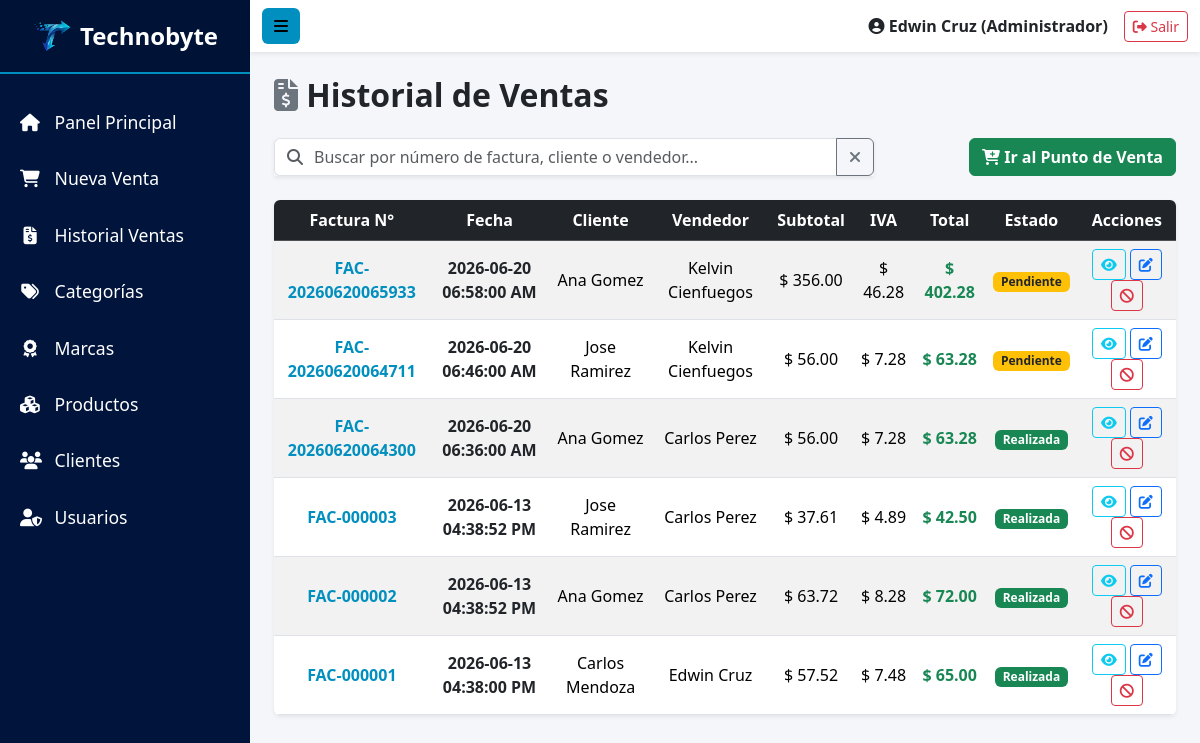
The page /presentacion/admin/ventas/listar.php (signed in) on the database its author committed.
### tables this page shows
CREATE TABLE ventas (
    id_venta INT AUTO_INCREMENT PRIMARY KEY,
    numero_factura VARCHAR(20) NOT NULL UNIQUE,
    id_cliente INT NOT NULL,
    id_usuario INT NOT NULL,
    fecha_venta DATETIME DEFAULT CURRENT_TIMESTAMP,
    subtotal_venta DECIMAL(10,2) NOT NULL,
    iva_venta DECIMAL(10,2) NOT NULL,
    total_venta DECIMAL(10,2) NOT NULL,
    estado_venta ENUM('Realizada','Pendiente','Anulada') NOT NULL DEFAULT 'Pendiente',

    CONSTRAINT fk_venta_cliente
        FOREIGN KEY (id_cliente)
        REFERENCES clientes(id_cliente)
        ON UPDATE CASCADE
        ON DELETE RESTRICT,

    CONSTRAINT fk_venta_usuario
        FOREIGN KEY (id_usuario)
        REFERENCES usuarios(id_usuario)
        ON UPDATE CASCADE
        ON DELETE RESTRICT
);

CREATE TABLE clientes (
    id_cliente INT AUTO_INCREMENT PRIMARY KEY,
    nombre_cliente VARCHAR(150) NOT NULL,
    tipo_cliente ENUM('PN', 'PJ') NOT NULL DEFAULT 'PN',
    dui_cliente VARCHAR(10) UNIQUE,
    nit_cliente VARCHAR(17) UNIQUE,
    nrc_cliente VARCHAR(20) UNIQUE,
    telefono_cliente VARCHAR(20),
    correo_cliente VARCHAR(100),
    direccion_cliente TEXT,
    estado_cliente TINYINT(1) DEFAULT 1,
    eliminado_cliente TINYINT(1) DEFAULT 0,
    created_at TIMESTAMP DEFAULT CURRENT_TIMESTAMP
);

CREATE TABLE usuarios (
    id_usuario INT AUTO_INCREMENT PRIMARY KEY,
    id_rol INT NOT NULL,
    nombre_usuario VARCHAR(100) NOT NULL,
    correo_usuario VARCHAR(100) NOT NULL UNIQUE,
    password_usuario VARCHAR(255) NOT NULL,
    estado_usuario TINYINT(1) DEFAULT 1,
    eliminado_usuario TINYINT(1) DEFAULT 0,
    created_at TIMESTAMP DEFAULT CURRENT_TIMESTAMP,

    CONSTRAINT fk_usuario_rol
        FOREIGN KEY (id_rol)
        REFERENCES roles(id_rol)
        ON UPDATE CASCADE
        ON DELETE RESTRICT
);

### config/control_acceso.php (called while the page is built, shortened)
<?php
function tieneRol($roles): bool
{
    return in_array((int) $_SESSION['id_rol'], $roles, true);
}
    ?>

### negocio/VentaNegocio.php (called while the page is built, shortened)
<?php
require_once dirname(__DIR__) . '/datos/VentaDatos.php';
class VentaNegocio {
    private $ventaDatos;
    public function __construct() {
        $this->ventaDatos = new VentaDatos();
    }
    public function listarVentas($buscar = '') {
        return $this->ventaDatos->listarVentas($buscar);
    }
}

### datos/VentaDatos.php (called while the page is built, shortened)
<?php
require_once __DIR__ . '/Conexion.php';
class VentaDatos
{
    public function listarVentas($buscar = '')
    {
        $conexion = new Conexion();
        if (!empty($buscar)) {
            $conexion->query = "SELECT
                                    v.id_venta,
                                    v.numero_factura,
                                    v.fecha_venta,
                                    c.nombre_cliente,
                                    u.nombre_usuario,
                                    v.subtotal_venta,
                                    v.iva_venta,
                                    v.total_venta,
                                    v.estado_venta
                                FROM ventas v
                                INNER JOIN clientes c ON v.id_cliente = c.id_cliente
                                INNER JOIN usuarios u ON v.id_usuario = u.id_usuario
                                WHERE v.numero_factura LIKE :buscar
                                   OR c.nombre_cliente LIKE :buscar
                                   OR u.nombre_usuario LIKE :buscar
                                ORDER BY v.fecha_venta DESC";
            return $conexion->get_records([':buscar' => '%' . $buscar . '%']);
        } else {
            $conexion->query = "SELECT
                                    v.id_venta,
                                    v.numero_factura,
                                    v.fecha_venta,
                                    c.nombre_cliente,
                                    u.nombre_usuario,
                                    v.subtotal_venta,
                                    v.iva_venta,
                                    v.total_venta,
                                    v.estado_venta
                                FROM ventas v
                                INNER JOIN clientes c ON v.id_cliente = c.id_cliente
                                INNER JOIN usuarios u ON v.id_usuario = u.id_usuario
                                ORDER BY v.fecha_venta DESC";
            return $conexion->get_records();
        }
    }
}

### datos/Conexion.php (called while the page is built, shortened)
<?php
class Conexion
{
    private $server;
    private $user;
    private $password;
    private $database;
    private $charset;
    private $connection;
    public $query;
    public function __construct()
    {
        $this->server   = $_ENV['DB_HOST'];
        $this->user     = $_ENV['DB_USER'];
        $this->password = $_ENV['DB_PASS'];
        $this->database = $_ENV['DB_NAME'];
        $this->charset  = $_ENV['DB_CHARSET'];
    }
    private function create_connection()
    {
        try {
            $dns = "mysql:host={$this->server};dbname={$this->database};charset={$this->charset}";
            $this->connection = new PDO(
                $dns,
                $this->user,
                $this->password
            );
            $this->connection->setAttribute(PDO::ATTR_ERRMODE, PDO::ERRMODE_EXCEPTION);
            $this->connection->setAttribute(PDO::ATTR_DEFAULT_FETCH_MODE, PDO::FETCH_ASSOC);
        } catch (PDOException $e) {
            die('<h3 style="color: tomato; font-family: Arial;">
                    No se puede establecer conexión con la base de datos: ' . $e->getMessage() . '
                </h3>');
        }
        return $this->connection;
    }
    private function close_connection()
    {
        $this->connection = null;
    }
    public function get_records($params = [])
    {
        try {
            $stmt = $this->create_connection()->prepare($this->query);
            $stmt->execute($params);
            $records = $stmt->fetchAll();
            return $records;
        } catch (PDOException $e) {
            die('Error en la consulta: ' . $e->getMessage());
        }
    }
}

### presentacion/admin/ventas/listar.php (the view, shortened to what this page needs)
<?php
require_once '../../../config/control_acceso.php';
require_once '../../../negocio/VentaNegocio.php';
$buscar = trim($_GET['buscar_venta'] ?? '');
$ventaNegocio = new VentaNegocio();
$ventas = $ventaNegocio->listarVentas($buscar);
function mostrarValor($valor)
{
    return htmlspecialchars($valor ?? '', ENT_QUOTES, 'UTF-8');
}
?>
<!DOCTYPE html>
<html lang="es">
<head>
    <link href="https://cdn.jsdelivr.net/npm/bootstrap@5.3.2/dist/css/bootstrap.min.css" rel="stylesheet">
    <link rel="stylesheet" href="https://cdnjs.cloudflare.com/ajax/libs/font-awesome/6.4.2/css/all.min.css">
    <link rel="stylesheet" href="../../../public/css/style.css?v=<?php echo time(); ?>">
</head>
<body>
    <div class="d-flex">
        <nav id="sidebar">
            <div class="sidebar-header d-flex align-items-center justify-content-center py-3">
                <img src="../../../public/img/logo-nav.svg" alt="Logo" class="img-fluid me-2" style="max-width: 40px;">
                <h4 class="fw-bold mb-0">Technobyte</h4>
            </div>
            <ul class="list-unstyled components">
                <li><a href="../../dashboard.php"><i class="fa-solid fa-house"></i> Panel Principal</a></li>
                <li><a href="crear.php"><i class="fa-solid fa-cart-shopping"></i> Nueva Venta</a></li>
                <?php if(tieneRol([ROL_ADMIN, ROL_SUPERVISOR, ROL_VENDEDOR])): ?><li class="active"><a href="listar.php"><i class="fa-solid fa-file-invoice-dollar"></i> Historial Ventas</a></li><?php endif; ?>
                <?php if(tieneRol([ROL_ADMIN, ROL_SUPERVISOR])): ?><li><a href="../categorias/listar.php"><i class="fa-solid fa-tags"></i> Categorías</a></li><?php endif; ?>
                <?php if(tieneRol([ROL_ADMIN, ROL_SUPERVISOR])): ?><li><a href="../marcas/listar.php"><i class="fa-solid fa-award"></i> Marcas</a></li><?php endif; ?>
                <li><a href="../productos/listar.php"><i class="fa-solid fa-cubes"></i> Productos</a></li>
                <li><a href="../clientes/listar.php"><i class="fa-solid fa-users"></i> Clientes</a></li>
                <?php if(tieneRol([ROL_ADMIN])): ?><li><a href="../usuarios/listar.php"><i class="fa-solid fa-user-shield"></i> Usuarios</a></li><?php endif; ?>
            </ul>
        </nav>
        <div id="content">
            <nav class="navbar navbar-expand-lg navbar-light sticky-top bg-white shadow-sm" style="z-index: 1020;">
                <div class="container-fluid">
                    <button type="button" id="sidebarCollapse" class="btn btn-dorado"><i class="fa-solid fa-bars"></i></button>
                    <div class="ms-auto d-flex align-items-center">
                        <span class="me-3 fw-bold">
                            <i class="fa-solid fa-circle-user"></i>
                            <?php
                            $nombreUsr = $_SESSION['nombre'] ?? 'Administrador';
                            $rolUsr = $_SESSION['nombre_rol'] ?? 'Sin rol';
                            echo htmlspecialchars($nombreUsr) . ' (' . htmlspecialchars($rolUsr) . ')';
                            ?>
                        </span>
                        <a href="../../../logout.php" class="btn btn-outline-danger btn-sm"><i class="fa-solid fa-right-from-bracket"></i> Salir</a>
                    </div>
                </div>
            </nav>
            <div class="container-fluid p-4">
                <h2 class="mb-4 text-dark fw-bold"><i class="fa-solid fa-file-invoice-dollar text-secondary"></i> Historial de Ventas</h2>
                <div class="d-flex flex-column flex-md-row justify-content-between gap-3 mb-4">
                    <form action="" method="GET" class="flex-grow-1" style="max-width: 600px;">
                        <div class="input-group shadow-sm">
                            <span class="input-group-text bg-white text-muted border-end-0"><i class="fa-solid fa-magnifying-glass"></i></span>
                            <input type="text" class="form-control border-start-0 ps-0" name="buscar_venta" placeholder="Buscar por número de factura, cliente o vendedor..." value="<?php echo mostrarValor($buscar); ?>">
                            <button type="button" class="btn btn-outline-secondary btn-reset-search" title="Limpiar búsqueda"><i class="fa-solid fa-xmark"></i></button>
                        </div>
                    </form>
                    <div class="d-grid d-md-block">
                        <a href="crear.php" class="btn btn-success fw-bold">
                            <i class="fa-solid fa-cart-plus"></i> Ir al Punto de Venta
                        </a>
                    </div>
                </div>
                <div class="card shadow-sm border-0">
                    <div class="table-responsive rounded-2" style="max-height: 65vh; overflow-y: auto;">
                        <table class="table table-hover table-striped mb-0 align-middle text-center">
                            <thead class="table-dark" style="position: sticky; top: 0; z-index: 10;">
                                <tr>
                                    <th>Factura N°</th>
                                    <th>Fecha</th>
                                    <th>Cliente</th>
                                    <th>Vendedor</th>
                                    <th>Subtotal</th>
                                    <th>IVA</th>
                                    <th>Total</th>
                                    <th class="text-center">Estado</th>
                                    <th class="text-center sticky-acciones">Acciones</th>
                                </tr>
                            </thead>
                            <tbody>
                                <?php if (!empty($ventas)): ?>
                                    <?php foreach ($ventas as $venta): ?>
                                        <tr>
                                            <td class="fw-bold" style="color: var(--color-secundario);"><?php echo mostrarValor($venta['numero_factura']); ?></td>
                                            <td class="fw-bold text-dark"><?php echo mostrarValor(date('Y-m-d h:i:s A', strtotime($venta['fecha_venta']))); ?></td>
                                            <td><?php echo mostrarValor($venta['nombre_cliente']); ?></td>
                                            <td><?php echo mostrarValor($venta['nombre_usuario']); ?></td>
                                            <td>$ <?php echo mostrarValor(number_format($venta['subtotal_venta'], 2)); ?></td>
                                            <td>$ <?php echo mostrarValor(number_format($venta['iva_venta'], 2)); ?></td>
                                            <td class="fw-bold text-success">$ <?php echo mostrarValor(number_format($venta['total_venta'], 2)); ?></td>
                                             <td class="text-center">
                                                <?php if ($venta['estado_venta'] === 'Realizada'): ?>
                                                    <span class="badge bg-success">Realizada</span>
                                                <?php elseif ($venta['estado_venta'] === 'Pendiente'): ?>
                                                    <span class="badge bg-warning text-dark">Pendiente</span>
                                                <?php else: ?>
                                                    <span class="badge bg-danger">Anulada</span>
                                                <?php endif; ?>
                                            </td>
                                            <td class="text-center sticky-acciones">
                                                <a href="ver_detalle.php?id=<?php echo $venta['id_venta']; ?>" class="btn btn-sm btn-outline-info" title="Ver Detalle"><i class="fa-solid fa-eye"></i></a>
                                                <?php if ($venta['estado_venta'] === 'Realizada' || $venta['estado_venta'] === 'Pendiente'): ?><?php if (tieneRol([ROL_ADMIN, ROL_SUPERVISOR])): ?>
                                                    <a href="editar.php?id=<?php echo $venta['id_venta']; ?>" class="btn btn-sm btn-outline-primary" title="Editar"><i class="fa-solid fa-pen-to-square"></i></a>
                                                    <a href="anular.php?id=<?php echo $venta['id_venta']; ?>" class="btn btn-sm btn-outline-danger" title="Anular"><i class="fa-solid fa-ban"></i></a>
                                                <?php endif; ?><?php endif; ?>
                                            </td>
                                        </tr>
                                    <?php endforeach; ?>
                                <?php else: ?>
                                    <tr>
                                         <td colspan="9" class="text-center">No se encontraron registros</td>
                                     </tr>
                                <?php endif; ?>
                            </tbody>
                        </table>
                    </div>
                </div>
            </div>
        </div>
    </div>
    <div class="toast-container position-fixed top-0 end-0 p-3">
    </div>
</body>
</html>

### rows shown on the page
ventas: numero_factura "FAC-20260620065933", fecha_venta "2026-06-20 06:58:00 AM", id_cliente.nombre_cliente "Ana Gomez", id_usuario.nombre_usuario "Kelvin Cienfuegos", subtotal_venta "356.00", iva_venta "46.28", total_venta "402.28", estado_venta "Pendiente"
ventas: numero_factura "FAC-20260620064711", fecha_venta "2026-06-20 06:46:00 AM", id_cliente.nombre_cliente "Jose Ramirez", id_usuario.nombre_usuario "Kelvin Cienfuegos", subtotal_venta "56.00", iva_venta "7.28", total_venta "63.28", estado_venta "Pendiente"
ventas: numero_factura "FAC-20260620064300", fecha_venta "2026-06-20 06:36:00 AM", id_cliente.nombre_cliente "Ana Gomez", id_usuario.nombre_usuario "Carlos Perez", subtotal_venta "56.00", iva_venta "7.28", total_venta "63.28", estado_venta "Realizada"
ventas: numero_factura "FAC-000003", fecha_venta "2026-06-13 04:38:52 PM", id_cliente.nombre_cliente "Jose Ramirez", id_usuario.nombre_usuario "Carlos Perez", subtotal_venta "37.61", iva_venta "4.89", total_venta "42.50", estado_venta "Realizada"
ventas: numero_factura "FAC-000002", fecha_venta "2026-06-13 04:38:52 PM", id_cliente.nombre_cliente "Ana Gomez", id_usuario.nombre_usuario "Carlos Perez", subtotal_venta "63.72", iva_venta "8.28", total_venta "72.00", estado_venta "Realizada"
ventas: numero_factura "FAC-000001", fecha_venta "2026-06-13 04:38:00 PM", id_cliente.nombre_cliente "Carlos Mendoza", id_usuario.nombre_usuario "Edwin Cruz", subtotal_venta "57.52", iva_venta "7.48", total_venta "65.00", estado_venta "Realizada"

### other values the page prints
$nombreUsr "Edwin Cruz"
$rolUsr "Administrador"
